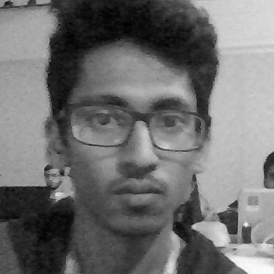
#> input picture VotingApp/FaceAttendence/dataSet/face-1.1.jpg, 274 x 274 px; its folder holds 4 pictures in this run
$ python Trainer.py   (Python 2 division)
#> lines starting #> are read from the running program, lines starting #| are printed output that depends on the picture


##################################
#                                #
# Code modified by Ritwik Brahma #
#                                #
##################################


# Import OpenCV2 for image processing
# Import os for file path
import cv2,os

# Import numpy for matrix calculation
import numpy as np

# Import Python Image Library (PIL)
from PIL import Image

# Create Local Binary Patterns Histograms for face recognization
recognizer = cv2.face.LBPHFaceRecognizer_create()
cascadePath = "haarcascade_frontalface_default.xml"

# Using prebuilt frontal face training model, for face detection
faceCascade = cv2.CascadeClassifier(cascadePath);

# Path for retrieval of images
path = 'dataSet'

# Create method to get the images and label data
def get_images_and_labels(path):

     # Get all file path
#> called with path = 'dataSet'
     image_paths = [os.path.join(path, f) for f in os.listdir(path)]

     # initialize images array that contains the face samples
     images = []

     # initialize labels array that will contain the ids/label nos. that are assigned to the images
     labels = []

     # Loop for each of image file paths
     for image_path in image_paths:

         # Read the image and convert to grayscale
         image_pil = Image.open(image_path).convert('L')
#> image_pil is the input picture: PIL image 274x274 L; min 0, max 253, mean 111.8

         # Convert the PIL image  into numpy array
         image_numpy = np.array(image_pil, 'uint8')

         # Get the label number of the image
         labelno = int(os.path.split(image_path)[1].split(".")[0].replace("face-", ""))

         #label=int(''.join(str(ord(c)) for c in nbr))
         print labelno

         # Get a single face from the training images
         faces = faceCascade.detectMultiScale(image_numpy)
#> faces = [[49, 48, 177, 177]]

         # If face is detected, append the face sample to images array and the label to labels array

         # For each face
         for (x, y, w, h) in faces:

             # Appending face samples
             images.append(image_numpy[y: y + h, x: x + w])

             #Appending label nos.
             labels.append(labelno)

             cv2.imshow("Adding faces to traning set...", image_numpy[y: y + h, x: x + w])

             cv2.waitKey(10)
#> this loop made 1 pass
#> pass 1, in get_images_and_labels, `cv2.imshow("Adding faces to traning set...", image_numpy[y: y + h, x: ..`:
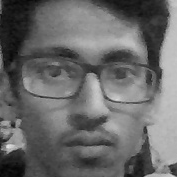
#> window 'Adding faces to traning set...': shape (177, 177); min 4, max 223, mean 104.7
#> after the loop, images = 1 item; labels = [1]
#> pass 2 of the loop in get_images_and_labels, `for image_path in image_paths:`:
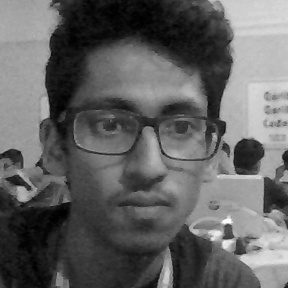
#> input picture VotingApp/FaceAttendence/dataSet/face-1.10.jpg, 288 x 288 px
#> in get_images_and_labels, image_pil is the input picture: PIL image 288x288 L; min 0, max 255, mean 98.2
#> faces = [[47, 48, 191, 191]]
#> the loop in get_images_and_labels, `for (x, y, w, h) in faces:` made 1 pass
#> pass 1, in get_images_and_labels, `cv2.imshow("Adding faces to traning set...", image_numpy[y: y + h, x: ..`:
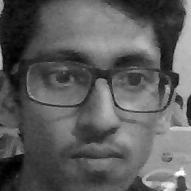
#> window 'Adding faces to traning set...': shape (191, 191); min 0, max 255, mean 92.3
#> after the loop in get_images_and_labels, `for (x, y, w, h) in faces:`: images = 2 items; labels = [1, 1]
#> pass 3 of the loop in get_images_and_labels, `for image_path in image_paths:`:
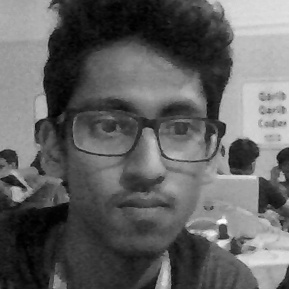
#> input picture VotingApp/FaceAttendence/dataSet/face-1.11.jpg, 289 x 289 px
#> in get_images_and_labels, image_pil is the input picture: PIL image 289x289 L; min 0, max 254, mean 97.7
#> faces = [[49, 50, 190, 190]]
#> the loop in get_images_and_labels, `for (x, y, w, h) in faces:` made 1 pass
#> pass 1, in get_images_and_labels, `cv2.imshow("Adding faces to traning set...", image_numpy[y: y + h, x: ..`:
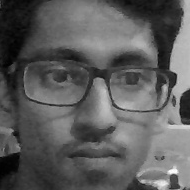
#> window 'Adding faces to traning set...': shape (190, 190); min 1, max 254, mean 92.6
#> after the loop in get_images_and_labels, `for (x, y, w, h) in faces:`: images = 3 items; labels = [1, 1, 1]
#> the loop made 4 passes; the first 3 are shown

     # return the images list and labels list
     return images, labels

#Get the faces and the label nos.
images, labels = get_images_and_labels(path)

#Show the final image
cv2.imshow('test',images[0])

cv2.waitKey(1)

# Train the model using the faces and IDs
recognizer.train(images, np.array(labels))

# Save the model into trainer.yml
recognizer.save('trainer/trainer.yml')

#Close existing windows
cv2.destroyAllWindows()
